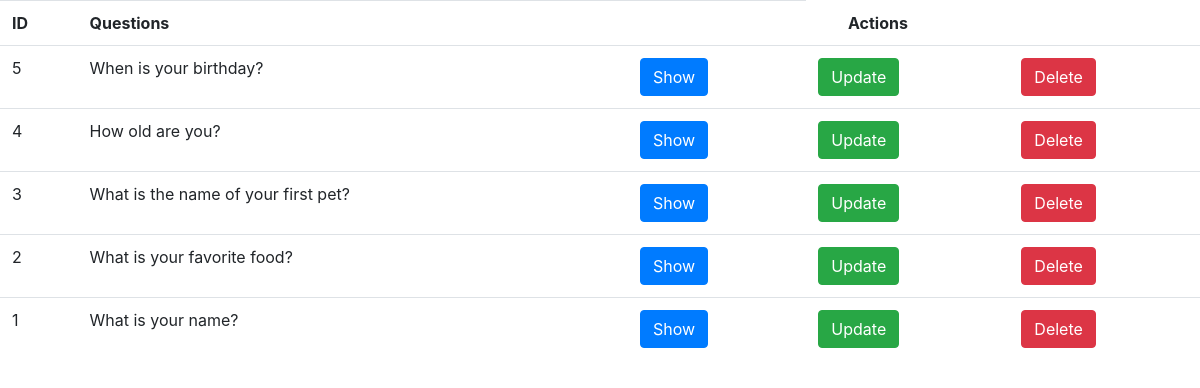
Screenshot of /polls/ with the database file from the repository.
### polls/models.py (models this page shows)
class Question(models.Model):
    question_text = models.CharField(max_length=200)
    pub_date = models.DateTimeField('date published')

### polls/views.py (the view)
# urls.py: path('', views.index, name='index'),
def index(request):
    latest_question_list = Question.objects.order_by('-pub_date')[:5]
    context = {'latest_question_list': latest_question_list}
    return render(request, 'polls/index.html', context)

### polls/templates/polls/index.html (shortened to what this page needs)
<html>
    <head>
        <link rel="stylesheet" href="https://cdn.jsdelivr.net/npm/bootstrap@4.3.1/dist/css/bootstrap.min.css">
    </head>
<body>
{% if latest_question_list %}
    <table class="table">
    <tr>
        <th scope="col">ID</th>
        <th scope="col">Questions</th>
        <th scope="col" style="left: 13em;position:relative;" >Actions</th>
    </tr>
    {% for question in latest_question_list %}
    <tr scope="row">
        <td>{{question.id}}</td>
        <td>{{question.question_text}}</td>
    <td><a href="/polls/{{question.id}}/" class="btn btn-primary" role="button">Show</a></td>
    <td> <button type="button" class="btn btn-success">Update</button></td>
    <td><button type="button" class="btn btn-danger">Delete</button></td>
    </tr>
    {% endfor %}
    </table>
{% else %}
    <p>No polls are available.</p>
{% endif %}
</body>
</html>

### rows the page displays
Question: id "5", question_text "When is your birthday?"
Question: id "4", question_text "How old are you?"
Question: id "3", question_text "What is the name of your first pet?"
Question: id "2", question_text "What is your favorite food?"
Question: id "1", question_text "What is your name?"
